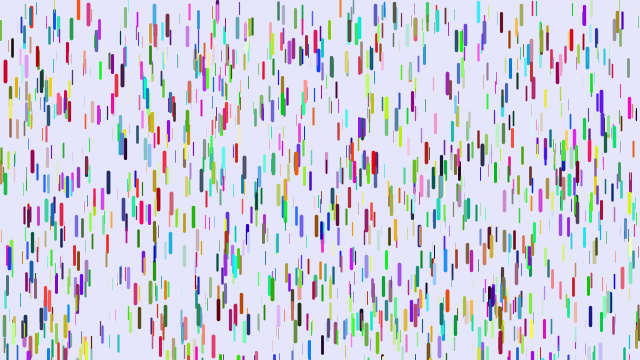
Frame 1 (no input)
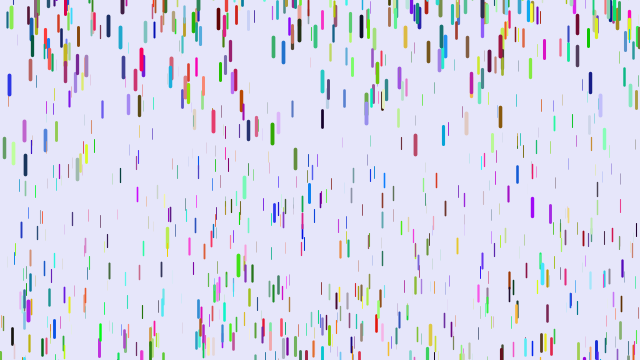
Frame 60 (the mouse pressed at the canvas centre just before this capture)
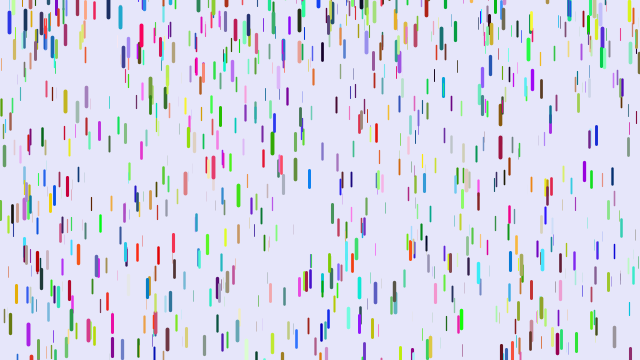
Frame 120 (the mouse held since frame 60 and released just before this capture)

The Processing sketch that drew these frames (run headless with seeded random() and noise(); from frame 60 on, the mouse is pressed at the canvas centre):

// Processing sketch: Purble_Rain
// ── Purble_Rain.pde
Drop[] rain = new Drop[1500];

void setup()
{
  size(640, 360);
  for (int i=0; i<rain.length; i++)
  {
    rain[i] = new Drop();
  }
}
void draw()
{
  background(230, 230, 250);
  for (int i=0; i<rain.length; i++)
  {
    rain[i].show();
    rain[i].fall();
  }
}

// ── Drop.pde
class Drop
{
  float x = random(0,width);
  float y = random(0,height);
  private color dropColor =  color(random(255),random(255),random(255));
  float ySpeed  = 0;
  
  float z = random(0,20);
  float len = map(z,0,20,10,20);
  
  Drop()
  {
  }
  
  void fall()
  {
    y = y + ySpeed;
    ySpeed = ySpeed + map(z,0,20,0,.25);
    if (y > height)
    {
      y = random(-200,10);
      ySpeed = 0;
    }
    
  }
  
  void show()
  {
    stroke(dropColor);
    strokeWeight(map(z,0,20,0,4));
    line(x,y,x,y+len);
  }
}
